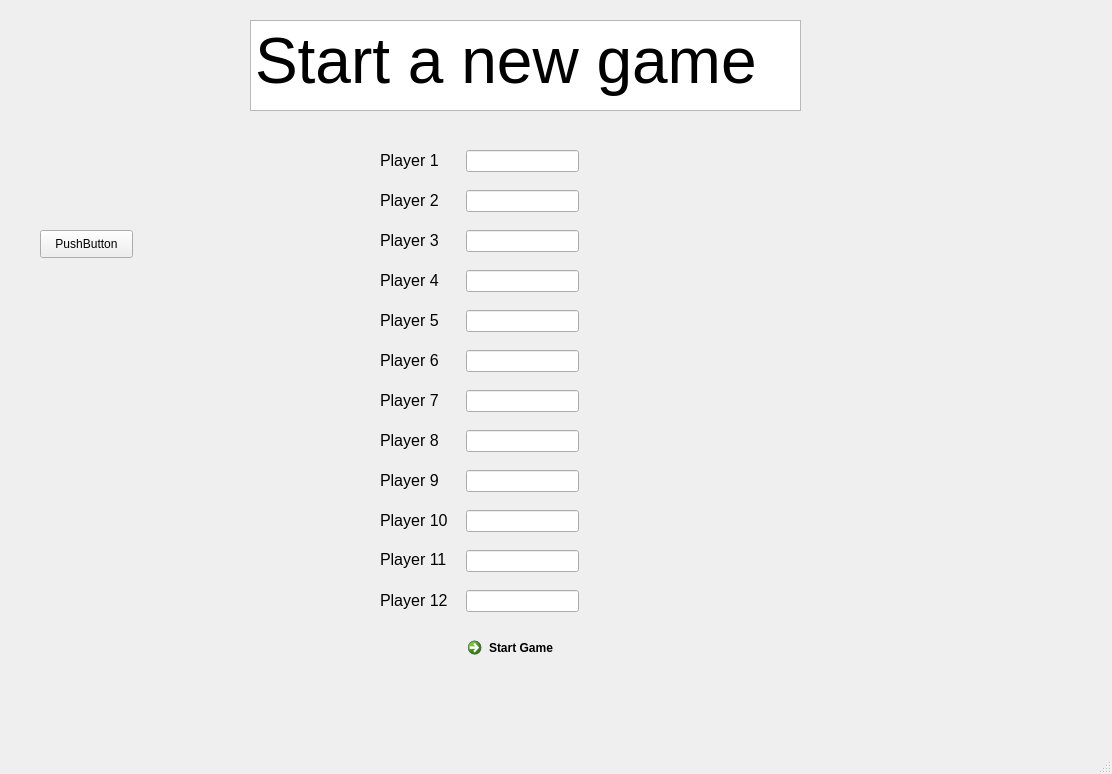
<?xml version="1.0" encoding="UTF-8"?>
<ui version="4.0">
 <class>MainWindow</class>
 <widget class="QMainWindow" name="MainWindow">
  <property name="geometry">
   <rect>
    <x>0</x>
    <y>0</y>
    <width>1112</width>
    <height>774</height>
   </rect>
  </property>
  <property name="windowTitle">
   <string>MainWindow</string>
  </property>
  <widget class="QWidget" name="centralwidget">
   <widget class="QLineEdit" name="lineEdit">
    <property name="geometry">
     <rect>
      <x>466</x>
      <y>150</y>
      <width>113</width>
      <height>22</height>
     </rect>
    </property>
   </widget>
   <widget class="QLabel" name="label">
    <property name="geometry">
     <rect>
      <x>380</x>
      <y>150</y>
      <width>71</width>
      <height>20</height>
     </rect>
    </property>
    <property name="font">
     <font>
      <pointsize>12</pointsize>
     </font>
    </property>
    <property name="text">
     <string>Player 1</string>
    </property>
   </widget>
   <widget class="QLineEdit" name="lineEdit_2">
    <property name="geometry">
     <rect>
      <x>466</x>
      <y>190</y>
      <width>113</width>
      <height>22</height>
     </rect>
    </property>
   </widget>
   <widget class="QLabel" name="label_2">
    <property name="geometry">
     <rect>
      <x>380</x>
      <y>190</y>
      <width>71</width>
      <height>20</height>
     </rect>
    </property>
    <property name="font">
     <font>
      <pointsize>12</pointsize>
     </font>
    </property>
    <property name="text">
     <string>Player 2</string>
    </property>
   </widget>
   <widget class="QLineEdit" name="lineEdit_3">
    <property name="geometry">
     <rect>
      <x>466</x>
      <y>230</y>
      <width>113</width>
      <height>22</height>
     </rect>
    </property>
   </widget>
   <widget class="QLabel" name="label_3">
    <property name="geometry">
     <rect>
      <x>380</x>
      <y>230</y>
      <width>71</width>
      <height>20</height>
     </rect>
    </property>
    <property name="font">
     <font>
      <pointsize>12</pointsize>
     </font>
    </property>
    <property name="text">
     <string>Player 3</string>
    </property>
   </widget>
   <widget class="QLineEdit" name="lineEdit_4">
    <property name="geometry">
     <rect>
      <x>466</x>
      <y>270</y>
      <width>113</width>
      <height>22</height>
     </rect>
    </property>
   </widget>
   <widget class="QLabel" name="label_4">
    <property name="geometry">
     <rect>
      <x>380</x>
      <y>270</y>
      <width>71</width>
      <height>20</height>
     </rect>
    </property>
    <property name="font">
     <font>
      <pointsize>12</pointsize>
     </font>
    </property>
    <property name="text">
     <string>Player 4</string>
    </property>
   </widget>
   <widget class="QLabel" name="label_5">
    <property name="geometry">
     <rect>
      <x>380</x>
      <y>430</y>
      <width>71</width>
      <height>20</height>
     </rect>
    </property>
    <property name="font">
     <font>
      <pointsize>12</pointsize>
     </font>
    </property>
    <property name="text">
     <string>Player 8</string>
    </property>
   </widget>
   <widget class="QLineEdit" name="lineEdit_5">
    <property name="geometry">
     <rect>
      <x>466</x>
      <y>350</y>
      <width>113</width>
      <height>22</height>
     </rect>
    </property>
   </widget>
   <widget class="QLabel" name="label_6">
    <property name="geometry">
     <rect>
      <x>380</x>
      <y>390</y>
      <width>71</width>
      <height>20</height>
     </rect>
    </property>
    <property name="font">
     <font>
      <pointsize>12</pointsize>
     </font>
    </property>
    <property name="text">
     <string>Player 7</string>
    </property>
   </widget>
   <widget class="QLabel" name="label_7">
    <property name="geometry">
     <rect>
      <x>380</x>
      <y>350</y>
      <width>71</width>
      <height>20</height>
     </rect>
    </property>
    <property name="font">
     <font>
      <pointsize>12</pointsize>
     </font>
    </property>
    <property name="text">
     <string>Player 6</string>
    </property>
   </widget>
   <widget class="QLineEdit" name="lineEdit_6">
    <property name="geometry">
     <rect>
      <x>466</x>
      <y>430</y>
      <width>113</width>
      <height>22</height>
     </rect>
    </property>
   </widget>
   <widget class="QLineEdit" name="lineEdit_7">
    <property name="geometry">
     <rect>
      <x>466</x>
      <y>390</y>
      <width>113</width>
      <height>22</height>
     </rect>
    </property>
   </widget>
   <widget class="QLineEdit" name="lineEdit_8">
    <property name="geometry">
     <rect>
      <x>466</x>
      <y>310</y>
      <width>113</width>
      <height>22</height>
     </rect>
    </property>
   </widget>
   <widget class="QLabel" name="label_8">
    <property name="geometry">
     <rect>
      <x>380</x>
      <y>310</y>
      <width>71</width>
      <height>20</height>
     </rect>
    </property>
    <property name="font">
     <font>
      <pointsize>12</pointsize>
     </font>
    </property>
    <property name="text">
     <string>Player 5</string>
    </property>
   </widget>
   <widget class="QLabel" name="label_9">
    <property name="geometry">
     <rect>
      <x>380</x>
      <y>590</y>
      <width>71</width>
      <height>20</height>
     </rect>
    </property>
    <property name="font">
     <font>
      <pointsize>12</pointsize>
     </font>
    </property>
    <property name="text">
     <string>Player 12</string>
    </property>
   </widget>
   <widget class="QLineEdit" name="lineEdit_9">
    <property name="geometry">
     <rect>
      <x>466</x>
      <y>510</y>
      <width>113</width>
      <height>22</height>
     </rect>
    </property>
   </widget>
   <widget class="QLabel" name="label_10">
    <property name="geometry">
     <rect>
      <x>380</x>
      <y>549</y>
      <width>71</width>
      <height>21</height>
     </rect>
    </property>
    <property name="font">
     <font>
      <pointsize>12</pointsize>
     </font>
    </property>
    <property name="text">
     <string>Player 11</string>
    </property>
   </widget>
   <widget class="QLabel" name="label_11">
    <property name="geometry">
     <rect>
      <x>380</x>
      <y>510</y>
      <width>71</width>
      <height>20</height>
     </rect>
    </property>
    <property name="font">
     <font>
      <pointsize>12</pointsize>
     </font>
    </property>
    <property name="text">
     <string>Player 10</string>
    </property>
   </widget>
   <widget class="QLineEdit" name="lineEdit_10">
    <property name="geometry">
     <rect>
      <x>466</x>
      <y>590</y>
      <width>113</width>
      <height>22</height>
     </rect>
    </property>
   </widget>
   <widget class="QLineEdit" name="lineEdit_11">
    <property name="geometry">
     <rect>
      <x>466</x>
      <y>550</y>
      <width>113</width>
      <height>22</height>
     </rect>
    </property>
   </widget>
   <widget class="QLineEdit" name="lineEdit_12">
    <property name="geometry">
     <rect>
      <x>466</x>
      <y>470</y>
      <width>113</width>
      <height>22</height>
     </rect>
    </property>
   </widget>
   <widget class="QLabel" name="label_12">
    <property name="geometry">
     <rect>
      <x>380</x>
      <y>470</y>
      <width>71</width>
      <height>20</height>
     </rect>
    </property>
    <property name="font">
     <font>
      <pointsize>12</pointsize>
     </font>
    </property>
    <property name="text">
     <string>Player 9</string>
    </property>
   </widget>
   <widget class="QTextEdit" name="textEdit">
    <property name="geometry">
     <rect>
      <x>250</x>
      <y>20</y>
      <width>551</width>
      <height>91</height>
     </rect>
    </property>
    <property name="html">
     <string>&lt;!DOCTYPE HTML PUBLIC &quot;-//W3C//DTD HTML 4.0//EN&quot; &quot;http://www.w3.org/TR/REC-html40/strict.dtd&quot;&gt;
&lt;html&gt;&lt;head&gt;&lt;meta name=&quot;qrichtext&quot; content=&quot;1&quot; /&gt;&lt;style type=&quot;text/css&quot;&gt;
p, li { white-space: pre-wrap; }
&lt;/style&gt;&lt;/head&gt;&lt;body style=&quot; font-family:'MS Shell Dlg 2'; font-size:7.8pt; font-weight:400; font-style:normal;&quot;&gt;
&lt;p style=&quot; margin-top:0px; margin-bottom:0px; margin-left:0px; margin-right:0px; -qt-block-indent:0; text-indent:0px;&quot;&gt;&lt;span style=&quot; font-size:48pt;&quot;&gt;Start a new game&lt;/span&gt;&lt;/p&gt;&lt;/body&gt;&lt;/html&gt;</string>
    </property>
   </widget>
   <widget class="QCommandLinkButton" name="commandLinkButton">
    <property name="geometry">
     <rect>
      <x>460</x>
      <y>630</y>
      <width>222</width>
      <height>48</height>
     </rect>
    </property>
    <property name="text">
     <string>Start Game</string>
    </property>
   </widget>
   <widget class="QPushButton" name="pushButton">
    <property name="geometry">
     <rect>
      <x>40</x>
      <y>230</y>
      <width>93</width>
      <height>28</height>
     </rect>
    </property>
    <property name="text">
     <string>PushButton</string>
    </property>
   </widget>
  </widget>
  <widget class="QMenuBar" name="menubar">
   <property name="geometry">
    <rect>
     <x>0</x>
     <y>0</y>
     <width>1112</width>
     <height>21</height>
    </rect>
   </property>
  </widget>
  <widget class="QStatusBar" name="statusbar"/>
 </widget>
 <resources/>
 <connections/>
</ui>
